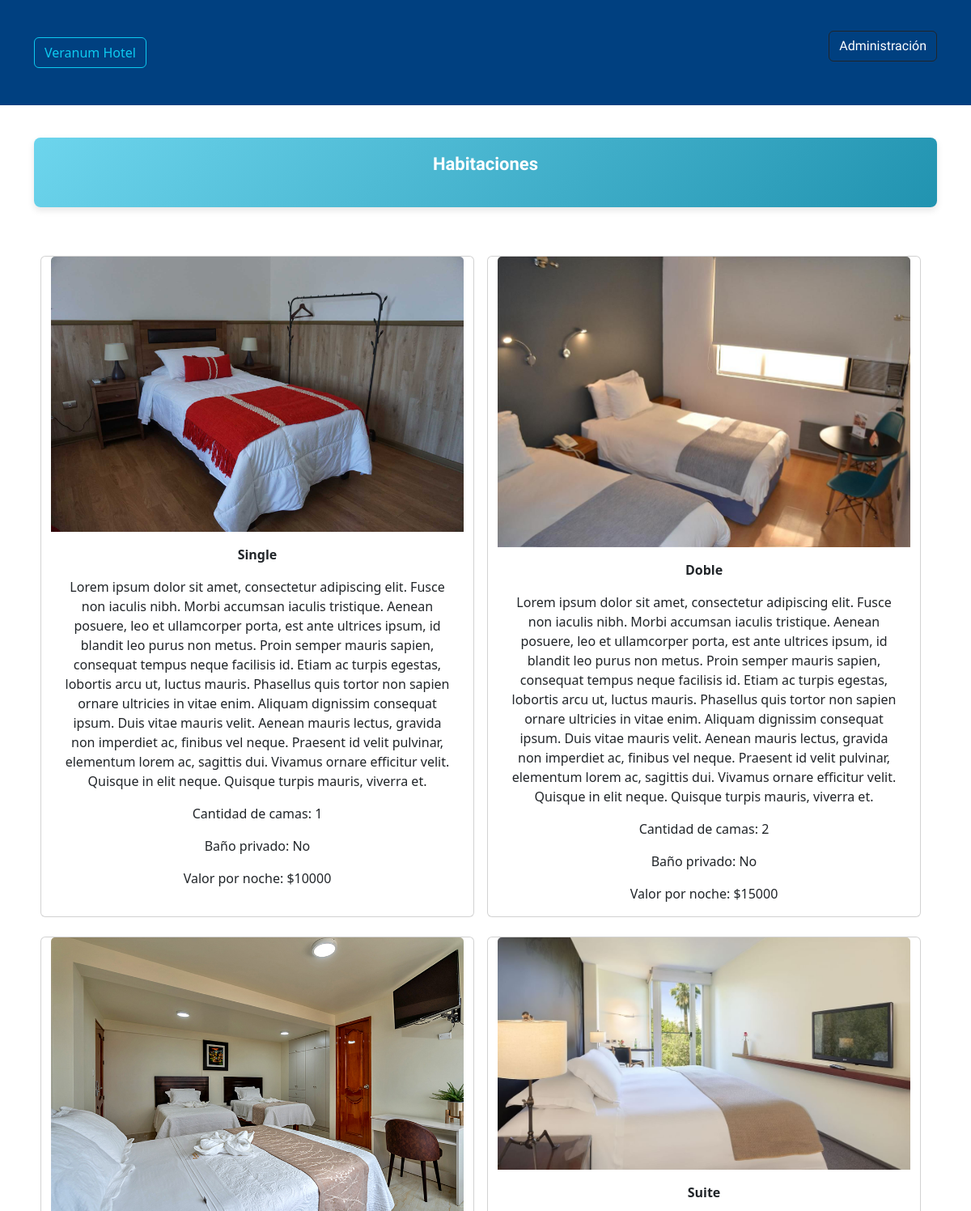
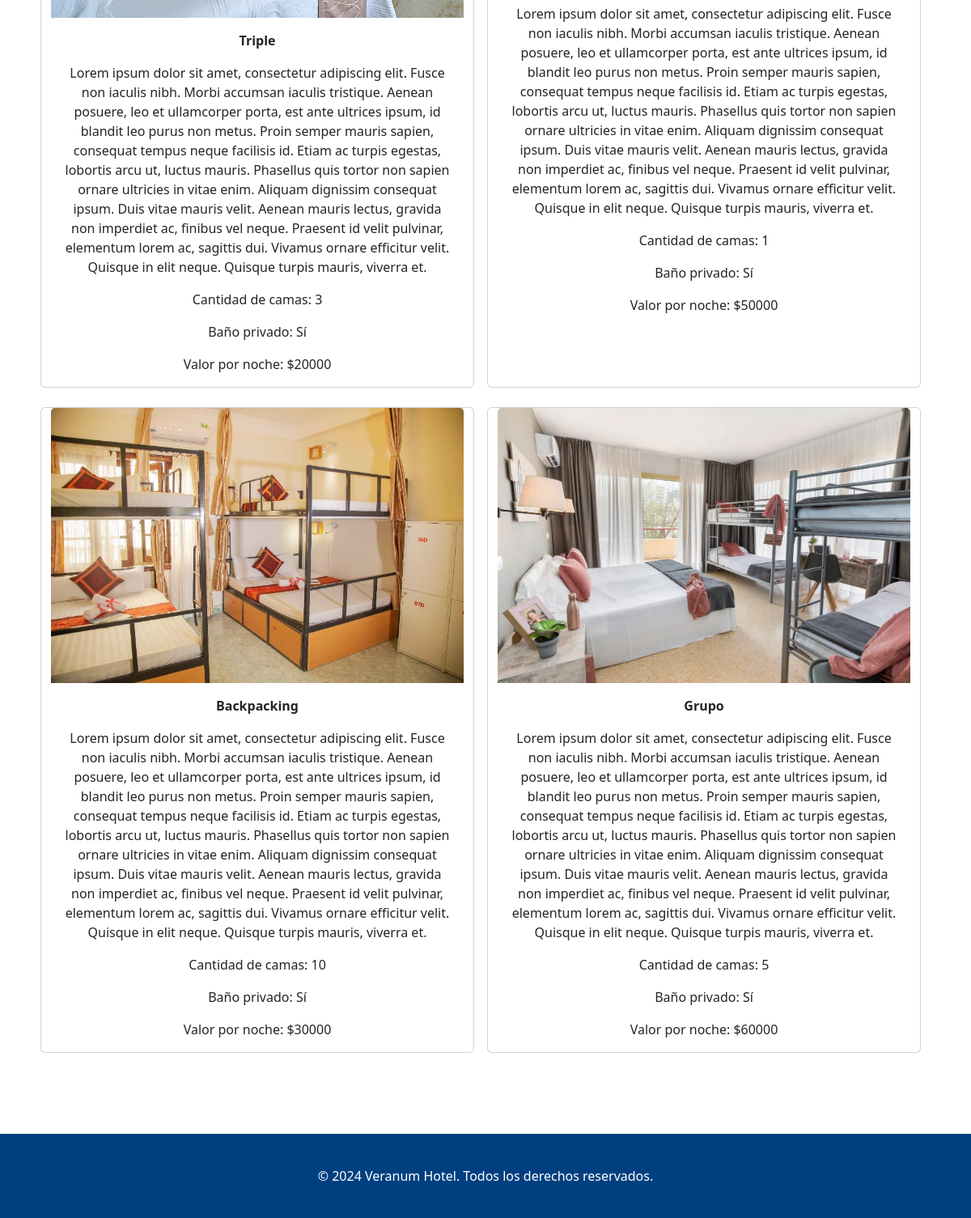
Screenshot of /tipo_habitaciones/ with the database file from the repository (2 pictures, top to bottom).
### paginaweb/models.py (models this page shows, shortened)
class TipoHabitacion(models.Model):
    id_tipo_habitacion      = models.AutoField(primary_key=True) #autoincremental
    nombre_tipo_habitacion  = models.CharField(max_length=20) #single, doble, triple, suite, backpacking, grupo
    cant_camas              = models.IntegerField() #definido por el tipo de hab
    bano_privado            = models.BooleanField()
    precio_noche            = models.IntegerField()
    desc_tipo_habitacion    = models.TextField(blank=True, null=True)
    imagen_tipo_habitacion  = models.CharField(max_length=100, blank=True, null=True)

### paginaweb/views.py (the view)
# urls.py: path('tipo_habitaciones/', views.tipo_habitaciones, name='habitaciones_tipo'), #url de tipo de habitaciones
def tipo_habitaciones(request):
    tipo_habitaciones = TipoHabitacion.objects.all()
    return render(request, 'paginaweb/tipo_habitaciones.html', {'tipo_habitaciones': tipo_habitaciones})

### paginaweb/templates/paginaweb/tipo_habitaciones.html (shortened to what this page needs)
{% extends 'base.html' %}
{% block content %}
    {% load static %}
    <main>
        <div class="container">
            <div class="search-bar-horizontal">
                <h1 class="logo">Habitaciones</h1>
            </div>
            <section class="main-content image-sections">
                <div class="container text-center">
                    <div class="row row-cols-2 g-4">
                        {% for i in tipo_habitaciones %}
                            <div class="card mx-2" style="width: 33.5rem;">
                                <img src="{% static i.imagen_tipo_habitacion %}" class="card-img-top" alt="...">
                                <div class="card-body">
                                    <p class="card-text"><strong>{{ i.nombre_tipo_habitacion }}</strong></p>
                                    <p class="card-text">{{ i.desc_tipo_habitacion }}</p>
                                    <p class="card-text">Cantidad de camas: {{ i.cant_camas }}</p>
                                    {% if i.bano_privado %}
                                        <p class="card-text">Baño privado: Sí</p>
                                    {% else %}
                                        <p class="card-text">Baño privado: No</p>
                                    {% endif %}
                                    <p class="card-text">Valor por noche: ${{ i.precio_noche }}</p>
                                </div>
                            </div>
                        {% endfor %}
                    </div>
                </div>
            </section>
        </div>
    </main>
{% endblock %}
{% block footer %}
    {% load static %}
{% endblock %}

### paginaweb/templates/base.html (shortened to what this page needs)
{% load static %}
<!DOCTYPE html>
<html lang="en">
    <head>
        <link href="{% static 'css/estilos.css' %}" rel="stylesheet">
        <link href="https://cdn.jsdelivr.net/npm/bootstrap@5.3.3/dist/css/bootstrap.min.css" rel="stylesheet">
    </head>
    <body>
        <header>
            <nav class="navbar">
                <div class="container">
                    <div>
                        <a class="logo btn btn-outline-info" href="{% url 'index' %}">Veranum Hotel</a>
                    </div>
                    {% if not user.is_authenticated %}
                        <ul class="nav-links">
                            <li><a href="{% url 'login_admin' %}" class="btn btn-outline-dark">Administración</a></li>
                        </ul>
                    {% endif %}
                </div>
            </nav>
        </header>
        {% block content %}
        {% endblock %}
        <footer>
            <div class="container">
                <p>&copy; 2024 Veranum Hotel. Todos los derechos reservados.</p>
            </div>
        </footer>
    </body>
</html>

### paginaweb/static/css/estilos.css (style rules this page uses)
* { margin: 0; padding: 0; box-sizing: border-box; }
body { font-family: 'Roboto', sans-serif; background-color: #f8f8f8; color: #333; line-height: 1.6; overflow-x: hidden; }
.container { width: 90%; max-width: 1200px; margin: 0 auto; padding: 20px; }
header { background-color: #004080; color: white; padding: 10px 0; }
.navbar { display: flex; justify-content: space-between; align-items: center; padding: 0 20px; }
.logo { font-size: 24px; font-weight: bold; font-family: 'Georgia', serif; }
.nav-links { list-style: none; display: flex; gap: 20px; }
.nav-links a { color: white; text-decoration: none; font-size: 16px; font-family: 'Georgia', serif; transition: color 0.3s; }
main { padding: 20px 0; }
.search-bar-horizontal { background: linear-gradient(135deg, #6dd5ed, #2193b0); color: white; padding: 20px; border-radius: 8px; box-shadow: 0 4px 8px rgba(0, 0, 0, 0.1); margin-bottom: 40px; text-align: center; }
.search-bar-horizontal h1 { margin-bottom: 20px; font-family: 'Georgia', serif; font-size: 22px; text-align: center; }
.main-content { margin-top: 20px; }
.image-sections { margin-top: 40px; }
footer { background-color: #004080; color: white; text-align: center; padding: 20px; margin-top: 40px; }
footer p { margin: 0; }

### rows the page displays
TipoHabitacion: imagen_tipo_habitacion (picture), nombre_tipo_habitacion "Single", desc_tipo_habitacion "Lorem ipsum dolor sit amet, consectetur adipiscing elit. Fusce non iaculis nibh. Morbi accumsan iaculis tristique. Aenean posuere, leo et ullamcorper porta, est ante ultrices ipsum, id blandit leo purus non metus. Proin semper mauris sapien, consequat tempus neque facilisis id. Etiam ac turpis egestas, lobortis arcu ut, luctus mauris. Phasellus quis tortor non sapien ornare ultricies in vitae enim. Aliquam dignissim consequat ipsum. Duis vitae mauris velit. Aenean mauris lectus, gravida non imperdiet ac, finibus vel neque. Praesent id velit pulvinar, elementum lorem ac, sagittis dui. Vivamus ornare efficitur velit. Quisque in elit neque. Quisque turpis mauris, viverra et.", cant_camas "1", bano_privado "Baño privado: No", precio_noche "10000"
TipoHabitacion: imagen_tipo_habitacion (picture), nombre_tipo_habitacion "Doble", desc_tipo_habitacion "Lorem ipsum dolor sit amet, consectetur adipiscing elit. Fusce non iaculis nibh. Morbi accumsan iaculis tristique. Aenean posuere, leo et ullamcorper porta, est ante ultrices ipsum, id blandit leo purus non metus. Proin semper mauris sapien, consequat tempus neque facilisis id. Etiam ac turpis egestas, lobortis arcu ut, luctus mauris. Phasellus quis tortor non sapien ornare ultricies in vitae enim. Aliquam dignissim consequat ipsum. Duis vitae mauris velit. Aenean mauris lectus, gravida non imperdiet ac, finibus vel neque. Praesent id velit pulvinar, elementum lorem ac, sagittis dui. Vivamus ornare efficitur velit. Quisque in elit neque. Quisque turpis mauris, viverra et.", cant_camas "2", bano_privado "Baño privado: No", precio_noche "15000"
TipoHabitacion: imagen_tipo_habitacion (picture), nombre_tipo_habitacion "Triple", desc_tipo_habitacion "Lorem ipsum dolor sit amet, consectetur adipiscing elit. Fusce non iaculis nibh. Morbi accumsan iaculis tristique. Aenean posuere, leo et ullamcorper porta, est ante ultrices ipsum, id blandit leo purus non metus. Proin semper mauris sapien, consequat tempus neque facilisis id. Etiam ac turpis egestas, lobortis arcu ut, luctus mauris. Phasellus quis tortor non sapien ornare ultricies in vitae enim. Aliquam dignissim consequat ipsum. Duis vitae mauris velit. Aenean mauris lectus, gravida non imperdiet ac, finibus vel neque. Praesent id velit pulvinar, elementum lorem ac, sagittis dui. Vivamus ornare efficitur velit. Quisque in elit neque. Quisque turpis mauris, viverra et.", cant_camas "3", bano_privado "Baño privado: Sí", precio_noche "20000"
TipoHabitacion: imagen_tipo_habitacion (picture), nombre_tipo_habitacion "Suite", desc_tipo_habitacion "Lorem ipsum dolor sit amet, consectetur adipiscing elit. Fusce non iaculis nibh. Morbi accumsan iaculis tristique. Aenean posuere, leo et ullamcorper porta, est ante ultrices ipsum, id blandit leo purus non metus. Proin semper mauris sapien, consequat tempus neque facilisis id. Etiam ac turpis egestas, lobortis arcu ut, luctus mauris. Phasellus quis tortor non sapien ornare ultricies in vitae enim. Aliquam dignissim consequat ipsum. Duis vitae mauris velit. Aenean mauris lectus, gravida non imperdiet ac, finibus vel neque. Praesent id velit pulvinar, elementum lorem ac, sagittis dui. Vivamus ornare efficitur velit. Quisque in elit neque. Quisque turpis mauris, viverra et.", cant_camas "1", bano_privado "Baño privado: Sí", precio_noche "50000"
TipoHabitacion: imagen_tipo_habitacion (picture), nombre_tipo_habitacion "Backpacking", desc_tipo_habitacion "Lorem ipsum dolor sit amet, consectetur adipiscing elit. Fusce non iaculis nibh. Morbi accumsan iaculis tristique. Aenean posuere, leo et ullamcorper porta, est ante ultrices ipsum, id blandit leo purus non metus. Proin semper mauris sapien, consequat tempus neque facilisis id. Etiam ac turpis egestas, lobortis arcu ut, luctus mauris. Phasellus quis tortor non sapien ornare ultricies in vitae enim. Aliquam dignissim consequat ipsum. Duis vitae mauris velit. Aenean mauris lectus, gravida non imperdiet ac, finibus vel neque. Praesent id velit pulvinar, elementum lorem ac, sagittis dui. Vivamus ornare efficitur velit. Quisque in elit neque. Quisque turpis mauris, viverra et.", cant_camas "10", bano_privado "Baño privado: Sí", precio_noche "30000"
TipoHabitacion: imagen_tipo_habitacion (picture), nombre_tipo_habitacion "Grupo", desc_tipo_habitacion "Lorem ipsum dolor sit amet, consectetur adipiscing elit. Fusce non iaculis nibh. Morbi accumsan iaculis tristique. Aenean posuere, leo et ullamcorper porta, est ante ultrices ipsum, id blandit leo purus non metus. Proin semper mauris sapien, consequat tempus neque facilisis id. Etiam ac turpis egestas, lobortis arcu ut, luctus mauris. Phasellus quis tortor non sapien ornare ultricies in vitae enim. Aliquam dignissim consequat ipsum. Duis vitae mauris velit. Aenean mauris lectus, gravida non imperdiet ac, finibus vel neque. Praesent id velit pulvinar, elementum lorem ac, sagittis dui. Vivamus ornare efficitur velit. Quisque in elit neque. Quisque turpis mauris, viverra et.", cant_camas "5", bano_privado "Baño privado: Sí", precio_noche "60000"
